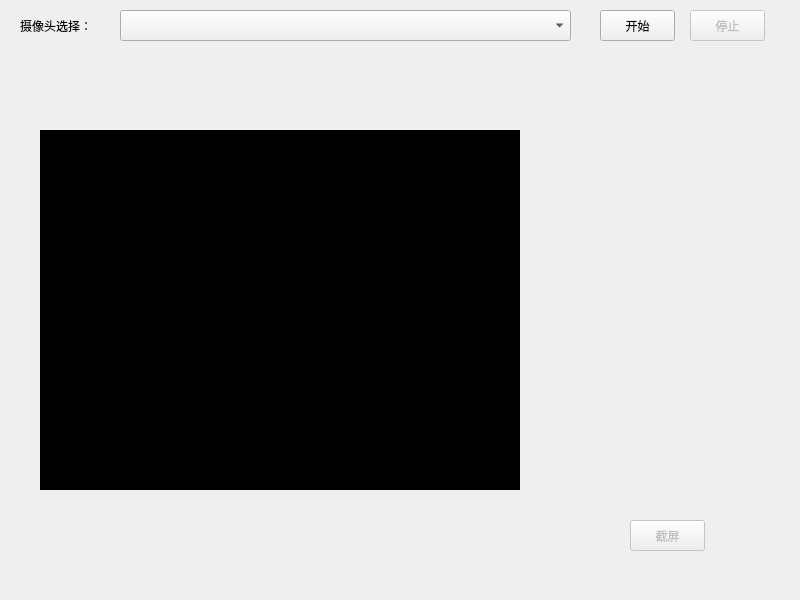
<?xml version="1.0" encoding="UTF-8"?>
<ui version="4.0">
 <class>MyCamera</class>
 <widget class="QWidget" name="MyCamera">
  <property name="geometry">
   <rect>
    <x>0</x>
    <y>0</y>
    <width>800</width>
    <height>600</height>
   </rect>
  </property>
  <property name="windowTitle">
   <string>MyCamera</string>
  </property>
  <widget class="QLabel" name="label">
   <property name="geometry">
    <rect>
     <x>20</x>
     <y>10</y>
     <width>81</width>
     <height>31</height>
    </rect>
   </property>
   <property name="text">
    <string>摄像头选择：</string>
   </property>
  </widget>
  <widget class="QComboBox" name="comboBox">
   <property name="geometry">
    <rect>
     <x>120</x>
     <y>10</y>
     <width>451</width>
     <height>31</height>
    </rect>
   </property>
  </widget>
  <widget class="QPushButton" name="pushButton_start">
   <property name="geometry">
    <rect>
     <x>600</x>
     <y>10</y>
     <width>75</width>
     <height>31</height>
    </rect>
   </property>
   <property name="text">
    <string>开始</string>
   </property>
  </widget>
  <widget class="QPushButton" name="pushButton_stop">
   <property name="enabled">
    <bool>false</bool>
   </property>
   <property name="geometry">
    <rect>
     <x>690</x>
     <y>10</y>
     <width>75</width>
     <height>31</height>
    </rect>
   </property>
   <property name="text">
    <string>停止</string>
   </property>
  </widget>
  <widget class="QWidget" name="widget" native="true">
   <property name="geometry">
    <rect>
     <x>40</x>
     <y>130</y>
     <width>480</width>
     <height>360</height>
    </rect>
   </property>
   <property name="styleSheet">
    <string notr="true">background-color: rgb(0, 0, 0);</string>
   </property>
  </widget>
  <widget class="QPushButton" name="pushButton_capture">
   <property name="enabled">
    <bool>false</bool>
   </property>
   <property name="geometry">
    <rect>
     <x>630</x>
     <y>520</y>
     <width>75</width>
     <height>31</height>
    </rect>
   </property>
   <property name="text">
    <string>截屏</string>
   </property>
  </widget>
 </widget>
 <resources/>
 <connections/>
</ui>
